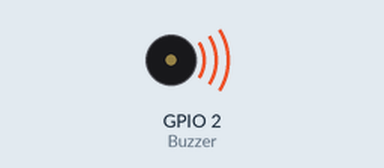
Simulated run of this program. Board: Raspberry Pi (BCM pin numbers). On the bench: buzzer (waves = sounding). At 45.4 s the program stops and its outputs stay as they are.

Above: at 0.1 s.
At 5.4 s:
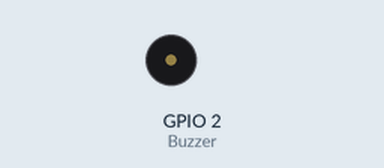
Timing chart, 0 to 40.0 s (numbered marks = the images above):
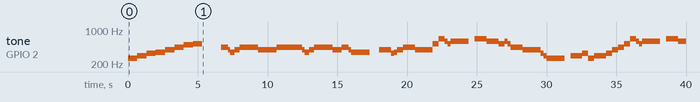

The program:

buzzer.py
```python
# Refer to https://sourceforge.net/p/raspberry-gpio-python/wiki/Home/
# for RPi_GPIO module
import RPi.GPIO as GPIO
GPIO.setmode(GPIO.BCM)
GPIO.setwarnings(False)

# Refer to https://docs.python.org/3/library/time.html
import time

class Buzzer:
    '''
    p = Buzzer(2) # Buzzer is connected to GPIO_2 (Pin 3).

    p.play('O4C3D3E3FGABO5C3R2')

    The argument notes is a string which can contain following notes.

    Ox where x is an integer indicating an octave.
        The notes afterward will be referenced to the specified octave.
    Ty where y is an integer indicating the tempo.
        The number of the tempo represents the number of quater notes played in a minute.
    Rz, Cz, C#z, Dz, D#z, Ez, Fz, F#z, Gz, G#z, Az, A#z, Bz where z is an integer representing the duration of playing.
        R represents the Rest, C to B do steps in a musical scale.
        z can be
            1 representing a whole note,
            2 a half note,
            3 a quater note,
            4 a eighth note, and so on.
            0 is used only with R.
    '''
    NOTES = ('C', 'C#', 'D', 'D#', 'E', 'F', 'F#', 'G', 'G#', 'A', 'A#', 'B')

    def __init__(self, port=None):
        '''
        port: The port number. This shall be represened in the port number of GPIO.BCM.
        '''
        if(port==None):
            raise ValueError('The port number of a GPIO must be specified.')
        self._beingPlayed = False
        self._octave = 4
        self._tempo = 90
        self._previous_note = 0
        GPIO.setup(port, GPIO.OUT)
        self._control = GPIO.PWM(port, 1000)

    def __del__(self):
        self.stop_tone()

    def _isPlaying(self)->bool:
        '''
        Return the flag if a tone is playing now.
        '''
        return self._beingPlayed

    def _setPlaying(self):
        '''
        Set the flag to indicate a tone is playing now.
        '''
        self._beingPlayed = True

    def _resetPlaying(self):
        '''
        Reset the flag to indicate any tone isn't playing now.
        '''
        self._beingPlayed = False

    def _nextNote(self, playingNotes:str)->tuple[str, int, str]:
        '''
        Returns next note to play extracted fron the string and remaining string.
        '''

        index = 0

        if playingNotes[index].isalpha():
            # The first of the string must be a alphabet.
            # Only one character shall represent a step.
            step = playingNotes[index].upper()
            index += 1

            if index < len(playingNotes):
                # Next, it can be a '#'
                if playingNotes[index]=='#':
                    # Add '#' to the scale.
                    step+=playingNotes[index]
                    index += 1

                # If a alphabet character comes again,
                # it means a note is done. No more processing.
                # This means we follow the length of previous note.
                elif playingNotes[index].isalpha():
                    if step == 'O' or step == 'T':
                        raise ValueError('A numeric argument is required for O or T.')
                    if self._previous_note != 0:
                        note = self._previous_note
                    else:
                        # No previous note? Let's use a quaterer note by default.
                        note = 3
                    # The remaining string is for processing next time.
                    remaining = playingNotes[index:]

                # A number is coming. It must be a lenth of a note.
                elif playingNotes[index].isnumeric():
                    # Let's store the number in a variable.
                    note = playingNotes[index]
                    index += 1
                    for ii in range(index, len(playingNotes)):
                        # If a number comes again, add to the variable.
                        if playingNotes[ii].isnumeric():
                            note = note+playingNotes[ii]
                        else: # If not, that's it.
                            index = ii
                            break
                    note = int(note) # Convert the string to int.
                    if step in Buzzer.NOTES:
                        self._previous_note = note
                    remaining = playingNotes[index:]
            else:
                # It was the last character representing a step without numeric argument.
                if step == 'O' or step == 'T':
                        raise ValueError('A numeric argument is required for O or T.')
                if self._previous_note != 0:
                    note = self._previous_note
                else:
                    note = 3
                remaining = playingNotes[index:]
        else:
            raise ValueError('The format of the notes string is wrong.')

        # print(step, note, remaining)
        return step, note, remaining


    def calculateFreq(self, step)->float:
        '''
        Calculate and return the frequecy with a give scale.
        The argument, step can be
        'C', 'C#', 'D', 'D#', 'E', 'F', 'F#', 'G', 'G#', 'A', 'A#', 'B'.
        '''
        if not ((step in Buzzer.NOTES) or step=='R'):
            raise ValueError('Not a valid name of a step.')

        if (step=='R'):
            # If it is a Rest, return 0 of freq.
            freq = 0
        else:
            # The reference scale is 'A', whose frequency in O4 is 440 Hz.
            # Each scale has the frequency of 2**(1/12) times of that of previous one.
            # 440*(2**(octave-4))*2**((step-10)/12)
            freq = 440.0*(2**(self._octave-4))*2**(((Buzzer.NOTES.index(step)+1)-10)/12)

        return freq

    def calculateDuration(self, note:int)->float:
        '''
        Calculate and return the duration of the tone.
        The argument, note has a type int and can be
        0: NOP, 1: Whole Note, 2: Half Note, 3: Quater Note,
        4: Eighth Note, 5: Sixteenth Note, 6: 32nd Notes, ...
        '''
        if type(note) !=  int:
            raise TypeError('The type of int is expected.')
        if note == 0: # This indicate no retention.
            return 0

        # The tempo here means how many quater notes are played in a minute.
        # So, a quatoer note is played for (1/tempo) and
        # a whole note is played for 4*(1/tempo).
        # A half note is played for a half of a whole note,
        # a quatoer note is played for a quater, and so on.
        duration = 4*(60/self._tempo)*(1/(2**(note-1)))

        return duration


    def change_tempo(self, tempo:int):
        '''
        Change the tempo of current play.
        The argument, tempo represents how many quauter notes are played in a minute.
        '''
        if tempo != 0:
            self._tempo = tempo
        else:
            raise ValueError('0 of tempo is not allowed.')

    def change_octave(self, octave:int):
        '''
        Change the octave of the current play.
        The argument, octave shalle be a integer between 1 and 8.
        '''
        if octave >= 1 and octave <= 8:
            self._octave = octave
        else:
            raise ValueError('The octave should be between 1 and 8.')

    def start_tone(self):
        '''
        Helper method to start a tone of the preconfigured frequency.
        '''
        self._control.start(50)
        self._setPlaying()

    def stop_tone(self):
        '''
        Helper method to stop a tone currently being played.
        '''
        self._control.stop() # Immediately stop the tone.
        self._resetPlaying()

    def play_tone(self, freq=1000, duration=0):
        '''
        Play a tone with a given frequency for a duration.
        The tone will not stop unless the frequency is 0.
        '''
        # If freq is zero, we will be silent. That is, it is same as Rest.
        if freq != 0:
            self._control.ChangeFrequency(freq)
            if not self._isPlaying():
                self.start_tone()
        else:
            self.stop_tone()

        if(duration !=0):
            time.sleep(duration)

    def play(self, notes:str):
        '''
        The main method to play notes.
        '''

        playing_notes = notes
        while (len(playing_notes)!=0):
            # We get next note and param to play and keep the rest of notes.
            step, note, playing_notes = self._nextNote(playing_notes)
            # print(scale, note, playing_notes)
            if step == 'T':
                self.change_tempo(note)
                continue
            if step == 'O':
                self.change_octave(note)
                continue

            self.play_tone(self.calculateFreq(step), self.calculateDuration(note))
        self.stop_tone()

if __name__ == '__main__':
    p = Buzzer(2) # Buzzer is connected to GPIO_2 (Pin 3).

    p.play('O4C3D3E3FGABO5C3R2')

    p.play('O4T90A4A5G5F4G4A4R0A4R0A3')
    p.play('G4R0G4R0G3A4R0A4R0A3')
    p.play('A4A5G5F4G4A4R0A4R0A3')
    p.play('G4R0G4A4A5G5F2')
    p.play('R3')

    p.play('O4T140G3R0G3E4F4G3A3R0A3G2G3O5C3E3D4C4D2D3R3')
    p.play('E3R0E3D3R0D3C3D4C4O4A3A3G3R0G3R0G3E4D4C2C3R3')
    p.play('D3R0D3E3C3D3R0D3E3G3A3O5C3E3D4C4D2D3R3')
    p.play('E3R0E3D3R0D3C3D4C4O4A3R0A3G3R0G3R0G3E4D4C2C3R3')
```

Measured:
- by itself, tone on GPIO 2 (Buzzer): plays 261 Hz for 0.67 s, 293 Hz for 0.67 s, 329 Hz for 0.67 s, 349 Hz for 0.67 s, 391 Hz for 0.67 s, 440 Hz for 0.67 s … (58 notes in this stretch)
